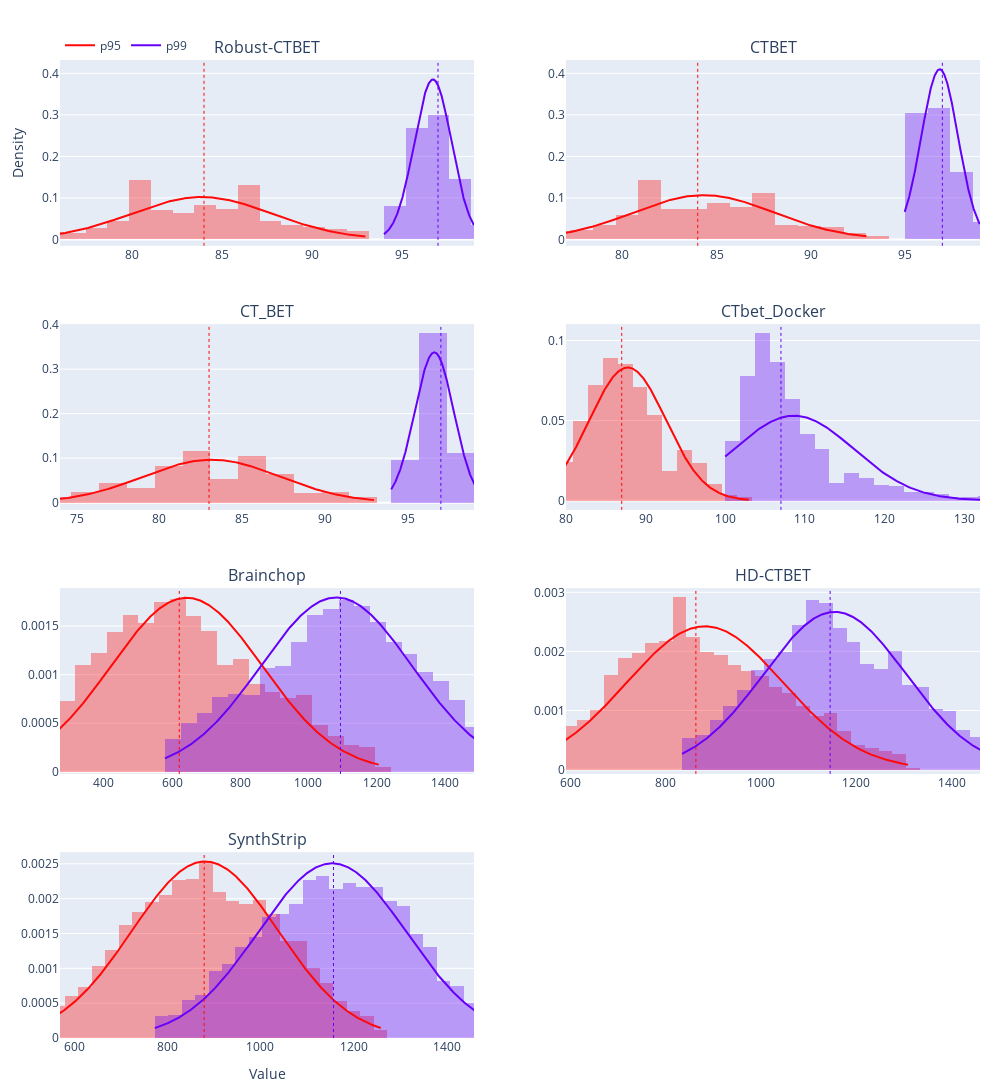

Notebook cell for this chart:
### Code cell
all_df = pd.read_csv('/Users/rushil/brain_extraction/results/quantitative/rim_comparison/rim_metrics_r1_scan.csv')

exclude = ['6109-317_20150302_0647_ct', '6142-308_20150610_0707_ct', '6193-324_20150924_1431_ct', '6257-335_20160118_1150_ct',
                     '6418-193_20161228_1248_ct', '6470-296_20170602_0607_ct', '6480-154_20170622_0937_ct']

exclude_prefixes = ("6046", "6084", "6096", "6246", "6315", "6342", "6499")

all_df = all_df[~all_df["stem"].isin(exclude)]
all_df = all_df[~all_df["stem"].str.startswith(exclude_prefixes)]

TRIM = 0.02
TARGET_BINS = 20
def trim(x,p=TRIM):
    x = np.asarray(x, float); x = x[~np.isnan(x)]
    if x.size==0: return x
    lo,hi = np.quantile(x,[p,1-p]); return x[(x>=lo)&(x<=hi)]
def fd_bin_size(x):
    if x.size<2: return 1.0
    q25,q75 = np.percentile(x,[25,75]); iqr = q75-q25
    return max(2*iqr/(x.size**(1/3)), 1e-6)

methods = sorted(all_df['method'].unique(),
                 key=lambda m: np.nanmedian(all_df.loc[all_df['method']==m,'p99']))  # sort by p99
rows, cols = math.ceil(len(methods)/2), 2
fig = make_subplots(rows=rows, cols=cols, subplot_titles=[
    f"{m}"
    for m in methods
], vertical_spacing=0.08)

for i,m in enumerate(methods):
    r, c = i//cols+1, i%cols+1
    v95 = trim(all_df.loc[all_df['method']==m,'p95'].values)
    v99 = trim(all_df.loc[all_df['method']==m,'p99'].values)
    pooled = np.r_[v95, v99]; 
    if pooled.size==0: continue
    binsz = fd_bin_size(pooled)
    f = ff.create_distplot([v95, v99], ['p95','p99'],
                           bin_size=binsz, colors=["#ff0909","#6700f8"],
                           curve_type='normal', show_hist=True, show_curve=True, show_rug=False)
    for tr in f.data:
        tr.showlegend = (tr.type=='scatter' and i==0)
        if tr.type=='scatter': tr.line.width=2
        else: tr.opacity=0.35
        fig.add_trace(tr, row=r, col=c)

    lo, hi = np.quantile(pooled,[0.01,0.99])
    fig.update_xaxes(range=[lo,hi], row=r, col=c)
    # medians
    for val,color in [(np.median(v95),"#ff0909"), (np.median(v99),"#6700f8")]:
        fig.add_vline(x=val, line_width=1, line_dash='dot', line_color=color, row=r, col=c)

# share y per column
fig.update_yaxes(matches='y', row=1, col=1)
fig.update_yaxes(matches='y', row=1, col=2)

fig.update_layout(
    barmode='overlay', legend=dict(orientation='h', y=1.03, x=0, title=None),
    height=320*rows, width=1000, margin=dict(l=60,r=20,t=60,b=40)
)
fig.update_yaxes(title_text='Density', row=1, col=1)
fig.update_xaxes(title_text='Value',  row=rows, col=1)
fig.show()

### Figure 1 — Plotly figure (JSON) as saved in the notebook; plotly's stock layout.template omitted (floating-point values rounded to 4 significant figures; data arrays with more than 128 entries replaced by an {"elided": "..."} marker saying what was removed)
{"data": [{"autobinx": false, "histnorm": "probability density", "legendgroup": "p95", "marker": {"color": "#ff0909"}, "name": "p95", "opacity": 0.35, "showlegend": false, "type": "histogram", "x": {"elided": "4928 float values"}, "xaxis": "x", "xbins": {"end": 93, "size": 1.209, "start": 75}, "yaxis": "y"}, {"autobinx": false, "histnorm": "probability density", "legendgroup": "p99", "marker": {"color": "#6700f8"}, "name": "p99", "opacity": 0.35, "showlegend": false, "type": "histogram", "x": {"elided": "5008 float values"}, "xaxis": "x", "xbins": {"end": 99, "size": 1.209, "start": 94}, "yaxis": "y"}, {"legendgroup": "p95", "line": {"width": 2}, "marker": {"color": "#ff0909"}, "mode": "lines", "name": "p95", "showlegend": true, "type": "scatter", "x": {"elided": "500 float values"}, "xaxis": "x", "y": {"elided": "500 float values"}, "yaxis": "y"}, {"legendgroup": "p99", "line": {"width": 2}, "marker": {"color": "#6700f8"}, "mode": "lines", "name": "p99", "showlegend": true, "type": "scatter", "x": {"elided": "500 float values"}, "xaxis": "x", "y": {"elided": "500 float values"}, "yaxis": "y"}, {"autobinx": false, "histnorm": "probability density", "legendgroup": "p95", "marker": {"color": "#ff0909"}, "name": "p95", "opacity": 0.35, "showlegend": false, "type": "histogram", "x": {"elided": "4916 float values"}, "xaxis": "x2", "xbins": {"end": 93, "size": 1.212, "start": 76}, "yaxis": "y2"}, {"autobinx": false, "histnorm": "probability density", "legendgroup": "p99", "marker": {"color": "#6700f8"}, "name": "p99", "opacity": 0.35, "showlegend": false, "type": "histogram", "x": {"elided": "4966 float values"}, "xaxis": "x2", "xbins": {"end": 99, "size": 1.212, "start": 95}, "yaxis": "y2"}, {"legendgroup": "p95", "line": {"width": 2}, "marker": {"color": "#ff0909"}, "mode": "lines", "name": "p95", "showlegend": false, "type": "scatter", "x": {"elided": "500 float values"}, "xaxis": "x2", "y": {"elided": "500 float values"}, "yaxis": "y2"}, {"legendgroup": "p99", "line": {"width": 2}, "marker": {"color": "#6700f8"}, "mode": "lines", "name": "p99", "showlegend": false, "type": "scatter", "x": {"elided": "500 float values"}, "xaxis": "x2", "y": {"elided": "500 float values"}, "yaxis": "y2"}, {"autobinx": false, "histnorm": "probability density", "legendgroup": "p95", "marker": {"color": "#ff0909"}, "name": "p95", "opacity": 0.35, "showlegend": false, "type": "histogram", "x": {"elided": "2316 float values"}, "xaxis": "x3", "xbins": {"end": 93, "size": 1.68, "start": 73}, "yaxis": "y3"}, {"autobinx": false, "histnorm": "probability density", "legendgroup": "p99", "marker": {"color": "#6700f8"}, "name": "p99", "opacity": 0.35, "showlegend": false, "type": "histogram", "x": {"elided": "2316 float values"}, "xaxis": "x3", "xbins": {"end": 100, "size": 1.68, "start": 94}, "yaxis": "y3"}, {"legendgroup": "p95", "line": {"width": 2}, "marker": {"color": "#ff0909"}, "mode": "lines", "name": "p95", "showlegend": false, "type": "scatter", "x": {"elided": "500 float values"}, "xaxis": "x3", "y": {"elided": "500 float values"}, "yaxis": "y3"}, {"legendgroup": "p99", "line": {"width": 2}, "marker": {"color": "#6700f8"}, "mode": "lines", "name": "p99", "showlegend": false, "type": "scatter", "x": {"elided": "500 float values"}, "xaxis": "x3", "y": {"elided": "500 float values"}, "yaxis": "y3"}, {"autobinx": false, "histnorm": "probability density", "legendgroup": "p95", "marker": {"color": "#ff0909"}, "name": "p95", "opacity": 0.35, "showlegend": false, "type": "histogram", "x": {"elided": "4882 float values"}, "xaxis": "x4", "xbins": {"end": 103, "size": 1.87, "start": 79}, "yaxis": "y4"}, {"autobinx": false, "histnorm": "probability density", "legendgroup": "p99", "marker": {"color": "#6700f8"}, "name": "p99", "opacity": 0.35, "showlegend": false, "type": "histogram", "x": {"elided": "4898 float values"}, "xaxis": "x4", "xbins": {"end": 156, "size": 1.87, "start": 100}, "yaxis": "y4"}, {"legendgroup": "p95", "line": {"width": 2}, "marker": {"color": "#ff0909"}, "mode": "lines", "name": "p95", "showlegend": false, "type": "scatter", "x": {"elided": "500 float values"}, "xaxis": "x4", "y": {"elided": "500 float values"}, "yaxis": "y4"}, {"legendgroup": "p99", "line": {"width": 2}, "marker": {"color": "#6700f8"}, "mode": "lines", "name": "p99", "showlegend": false, "type": "scatter", "x": {"elided": "500 float values"}, "xaxis": "x4", "y": {"elided": "500 float values"}, "yaxis": "y4"}, {"autobinx": false, "histnorm": "probability density", "legendgroup": "p95", "marker": {"color": "#ff0909"}, "name": "p95", "opacity": 0.35, "showlegend": false, "type": "histogram", "x": {"elided": "4861 float values"}, "xaxis": "x5", "xbins": {"end": 1208, "size": 46.31, "start": 223}, "yaxis": "y5"}, {"autobinx": false, "histnorm": "probability density", "legendgroup": "p99", "marker": {"color": "#6700f8"}, "name": "p99", "opacity": 0.35, "showlegend": false, "type": "histogram", "x": {"elided": "4859 float values"}, "xaxis": "x5", "xbins": {"end": 1533, "size": 46.31, "start": 579}, "yaxis": "y5"}, {"legendgroup": "p95", "line": {"width": 2}, "marker": {"color": "#ff0909"}, "mode": "lines", "name": "p95", "showlegend": false, "type": "scatter", "x": {"elided": "500 float values"}, "xaxis": "x5", "y": {"elided": "500 float values"}, "yaxis": "y5"}, {"legendgroup": "p99", "line": {"width": 2}, "marker": {"color": "#6700f8"}, "mode": "lines", "name": "p99", "showlegend": false, "type": "scatter", "x": {"elided": "500 float values"}, "xaxis": "x5", "y": {"elided": "500 float values"}, "yaxis": "y5"}, {"autobinx": false, "histnorm": "probability density", "legendgroup": "p95", "marker": {"color": "#ff0909"}, "name": "p95", "opacity": 0.35, "showlegend": false, "type": "histogram", "x": {"elided": "4859 float values"}, "xaxis": "x6", "xbins": {"end": 1310, "size": 28.82, "start": 555}, "yaxis": "y6"}, {"autobinx": false, "histnorm": "probability density", "legendgroup": "p99", "marker": {"color": "#6700f8"}, "name": "p99", "opacity": 0.35, "showlegend": false, "type": "histogram", "x": {"elided": "4860 float values"}, "xaxis": "x6", "xbins": {"end": 1527, "size": 28.82, "start": 834}, "yaxis": "y6"}, {"legendgroup": "p95", "line": {"width": 2}, "marker": {"color": "#ff0909"}, "mode": "lines", "name": "p95", "showlegend": false, "type": "scatter", "x": {"elided": "500 float values"}, "xaxis": "x6", "y": {"elided": "500 float values"}, "yaxis": "y6"}, {"legendgroup": "p99", "line": {"width": 2}, "marker": {"color": "#6700f8"}, "mode": "lines", "name": "p99", "showlegend": false, "type": "scatter", "x": {"elided": "500 float values"}, "xaxis": "x6", "y": {"elided": "500 float values"}, "yaxis": "y6"}, {"autobinx": false, "histnorm": "probability density", "legendgroup": "p95", "marker": {"color": "#ff0909"}, "name": "p95", "opacity": 0.35, "showlegend": false, "type": "histogram", "x": {"elided": "4859 float values"}, "xaxis": "x7", "xbins": {"end": 1260, "size": 28.86, "start": 522}, "yaxis": "y7"}, {"autobinx": false, "histnorm": "probability density", "legendgroup": "p99", "marker": {"color": "#6700f8"}, "name": "p99", "opacity": 0.35, "showlegend": false, "type": "histogram", "x": {"elided": "4859 float values"}, "xaxis": "x7", "xbins": {"end": 1510, "size": 28.86, "start": 773}, "yaxis": "y7"}, {"legendgroup": "p95", "line": {"width": 2}, "marker": {"color": "#ff0909"}, "mode": "lines", "name": "p95", "showlegend": false, "type": "scatter", "x": {"elided": "500 float values"}, "xaxis": "x7", "y": {"elided": "500 float values"}, "yaxis": "y7"}, {"legendgroup": "p99", "line": {"width": 2}, "marker": {"color": "#6700f8"}, "mode": "lines", "name": "p99", "showlegend": false, "type": "scatter", "x": {"elided": "500 float values"}, "xaxis": "x7", "y": {"elided": "500 float values"}, "yaxis": "y7"}], "layout": {"annotations": [{"font": {"size": 16}, "showarrow": false, "text": "Robust-CTBET", "x": 0.225, "xanchor": "center", "xref": "paper", "y": 1, "yanchor": "bottom", "yref": "paper"}, {"font": {"size": 16}, "showarrow": false, "text": "CTBET", "x": 0.775, "xanchor": "center", "xref": "paper", "y": 1, "yanchor": "bottom", "yref": "paper"}, {"font": {"size": 16}, "showarrow": false, "text": "CT_BET", "x": 0.225, "xanchor": "center", "xref": "paper", "y": 0.73, "yanchor": "bottom", "yref": "paper"}, {"font": {"size": 16}, "showarrow": false, "text": "CTbet_Docker", "x": 0.775, "xanchor": "center", "xref": "paper", "y": 0.73, "yanchor": "bottom", "yref": "paper"}, {"font": {"size": 16}, "showarrow": false, "text": "Brainchop", "x": 0.225, "xanchor": "center", "xref": "paper", "y": 0.46, "yanchor": "bottom", "yref": "paper"}, {"font": {"size": 16}, "showarrow": false, "text": "HD-CTBET", "x": 0.775, "xanchor": "center", "xref": "paper", "y": 0.46, "yanchor": "bottom", "yref": "paper"}, {"font": {"size": 16}, "showarrow": false, "text": "SynthStrip", "x": 0.225, "xanchor": "center", "xref": "paper", "y": 0.19, "yanchor": "bottom", "yref": "paper"}], "barmode": "overlay", "height": 1280, "legend": {"orientation": "h", "title": {}, "x": 0, "y": 1.03}, "margin": {"b": 40, "l": 60, "r": 20, "t": 60}, "shapes": [{"line": {"color": "#ff0909", "dash": "dot", "width": 1}, "type": "line", "x0": 84, "x1": 84, "xref": "x", "y0": 0, "y1": 1, "yref": "y domain"}, {"line": {"color": "#6700f8", "dash": "dot", "width": 1}, "type": "line", "x0": 97, "x1": 97, "xref": "x", "y0": 0, "y1": 1, "yref": "y domain"}, {"line": {"color": "#ff0909", "dash": "dot", "width": 1}, "type": "line", "x0": 84, "x1": 84, "xref": "x2", "y0": 0, "y1": 1, "yref": "y2 domain"}, {"line": {"color": "#6700f8", "dash": "dot", "width": 1}, "type": "line", "x0": 97, "x1": 97, "xref": "x2", "y0": 0, "y1": 1, "yref": "y2 domain"}, {"line": {"color": "#ff0909", "dash": "dot", "width": 1}, "type": "line", "x0": 83, "x1": 83, "xref": "x3", "y0": 0, "y1": 1, "yref": "y3 domain"}, {"line": {"color": "#6700f8", "dash": "dot", "width": 1}, "type": "line", "x0": 97, "x1": 97, "xref": "x3", "y0": 0, "y1": 1, "yref": "y3 domain"}, {"line": {"color": "#ff0909", "dash": "dot", "width": 1}, "type": "line", "x0": 87, "x1": 87, "xref": "x4", "y0": 0, "y1": 1, "yref": "y4 domain"}, {"line": {"color": "#6700f8", "dash": "dot", "width": 1}, "type": "line", "x0": 107, "x1": 107, "xref": "x4", "y0": 0, "y1": 1, "yref": "y4 domain"}, {"line": {"color": "#ff0909", "dash": "dot", "width": 1}, "type": "line", "x0": 621, "x1": 621, "xref": "x5", "y0": 0, "y1": 1, "yref": "y5 domain"}, {"line": {"color": "#6700f8", "dash": "dot", "width": 1}, "type": "line", "x0": 1094, "x1": 1094, "xref": "x5", "y0": 0, "y1": 1, "yref": "y5 domain"}, {"line": {"color": "#ff0909", "dash": "dot", "width": 1}, "type": "line", "x0": 863, "x1": 863, "xref": "x6", "y0": 0, "y1": 1, "yref": "y6 domain"}, {"line": {"color": "#6700f8", "dash": "dot", "width": 1}, "type": "line", "x0": 1145, "x1": 1145, "xref": "x6", "y0": 0, "y1": 1, "yref": "y6 domain"}, {"line": {"color": "#ff0909", "dash": "dot", "width": 1}, "type": "line", "x0": 879, "x1": 879, "xref": "x7", "y0": 0, "y1": 1, "yref": "y7 domain"}, {"line": {"color": "#6700f8", "dash": "dot", "width": 1}, "type": "line", "x0": 1157, "x1": 1157, "xref": "x7", "y0": 0, "y1": 1, "yref": "y7 domain"}], "width": 1000, "xaxis": {"anchor": "y", "domain": [0, 0.45], "range": [76, 99]}, "xaxis2": {"anchor": "y2", "domain": [0.55, 1], "range": [77, 99]}, "xaxis3": {"anchor": "y3", "domain": [0, 0.45], "range": [74, 99]}, "xaxis4": {"anchor": "y4", "domain": [0.55, 1], "range": [80, 132]}, "xaxis5": {"anchor": "y5", "domain": [0, 0.45], "range": [271, 1486.0]}, "xaxis6": {"anchor": "y6", "domain": [0.55, 1], "range": [590.2, 1460.0]}, "xaxis7": {"anchor": "y7", "domain": [0, 0.45], "range": [569.2, 1459], "title": {"text": "Value"}}, "xaxis8": {"anchor": "y8", "domain": [0.55, 1]}, "yaxis": {"anchor": "x", "domain": [0.81, 1], "matches": "y", "title": {"text": "Density"}}, "yaxis2": {"anchor": "x2", "domain": [0.81, 1], "matches": "y"}, "yaxis3": {"anchor": "x3", "domain": [0.54, 0.73]}, "yaxis4": {"anchor": "x4", "domain": [0.54, 0.73]}, "yaxis5": {"anchor": "x5", "domain": [0.27, 0.46]}, "yaxis6": {"anchor": "x6", "domain": [0.27, 0.46]}, "yaxis7": {"anchor": "x7", "domain": [0, 0.19]}, "yaxis8": {"anchor": "x8", "domain": [0, 0.19]}}}
